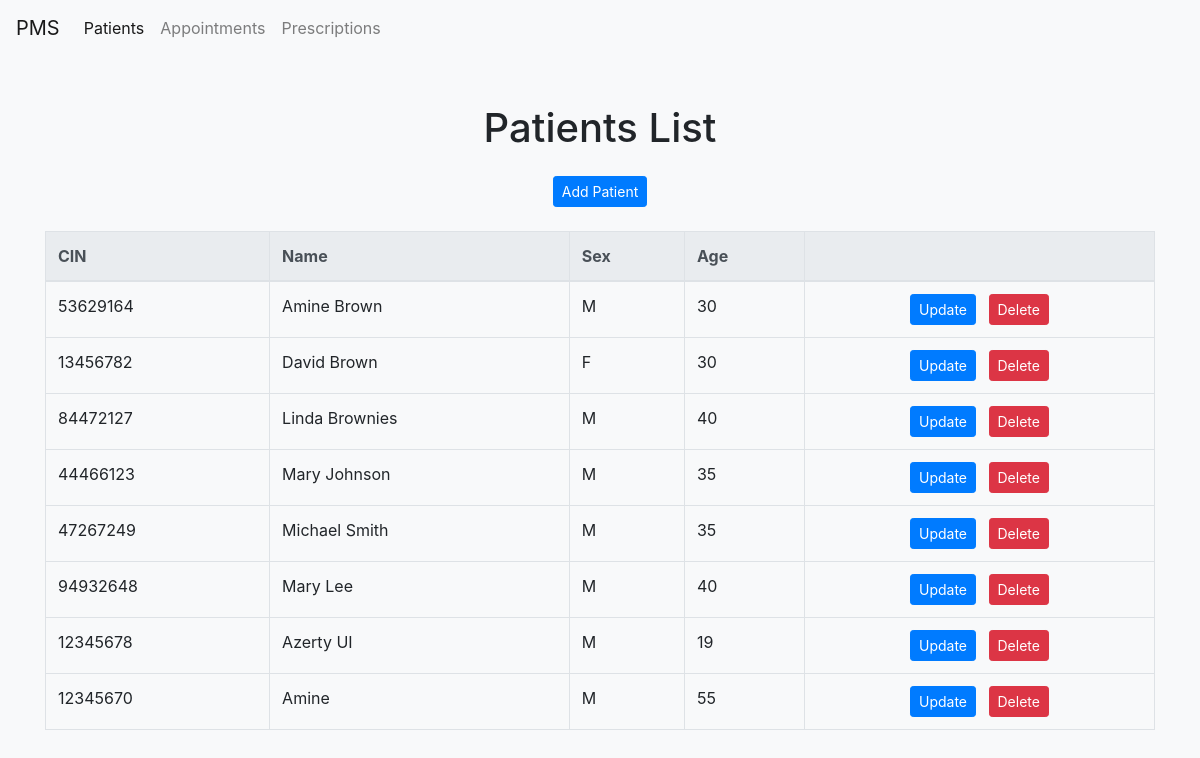
Before: /PMS/patient/ with the older database file.
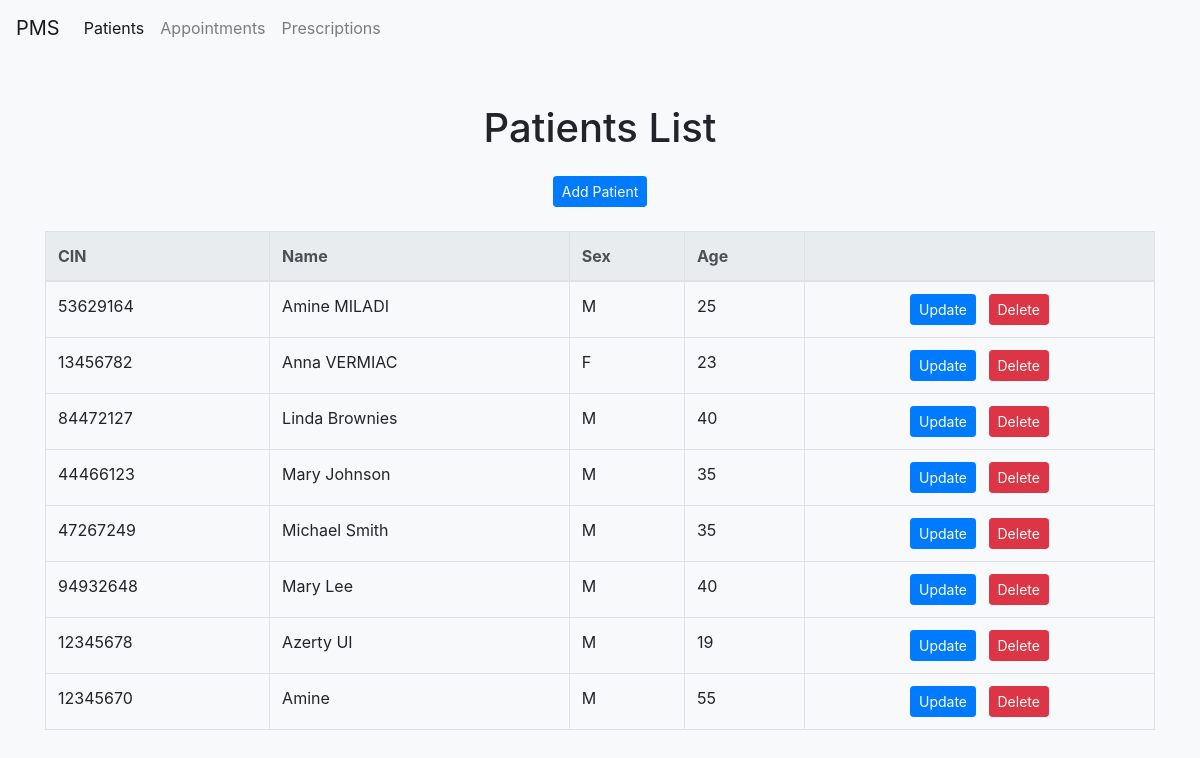
After: the same page with the newer database file.
### PMS/models.py (models this page shows, shortened)
class Patient(models.Model):
    cin = models.CharField(max_length=8, unique=True)
    name = models.CharField(max_length=30)
    sex = models.CharField(max_length=1)
    age = models.IntegerField()

### PMS/views.py (the view)
# urls.py: path("patient/", PatientList.as_view(), name='patient_list'),
class PatientList(View):
    template_name = 'pms/patient/patient_list.html'
    def get(self, request, *args, **kwargs):
        patients = Patient.objects.all()
        return render(request, self.template_name, {'patients': patients})

### PMS/templates/pms/patient/patient_list.html (shortened to what this page needs)
{% extends 'pms/base.html' %}
{% block content %}
    <h1 class="mb-4 text-center">Patients List</h1>
    <div class="text-center mb-4">
        <a href="{% url 'patient_create' %}" class="btn btn-primary btn-sm">Add Patient</a>
    </div>
    <table class="table table-bordered">
        <thead class="thead-light">
            <tr>
                <th scope="col">CIN</th>
                <th scope="col">Name</th>
                <th scope="col">Sex</th>
                <th scope="col">Age</th>
                <th scope="col">&nbsp;</th>
            </tr>
        </thead>
        <tbody>
            {% for patient in patients %}
                <tr>
                    <td>{{ patient.cin }}</td>
                    <td>{{ patient.name }}</td>
                    <td>{{ patient.sex }}</td>
                    <td>{{ patient.age }}</td>
                    <td class="text-center">
                        <a href="{% url 'patient_update' pk=patient.pk %}" class="btn btn-primary btn-sm mr-2">Update</a>
                        <a href="{% url 'patient_delete' pk=patient.pk %}" class="btn btn-danger btn-sm">Delete</a>
                    </td>
                </tr>
            {% endfor %}
        </tbody>
    </table>
{% endblock %}

### PMS/templates/pms/base.html (shortened to what this page needs)
<!DOCTYPE html>
<html lang="en">
<head>
    <link rel="stylesheet" href="https://maxcdn.bootstrapcdn.com/bootstrap/4.5.2/css/bootstrap.min.css">
</head>
<body class="bg-light">
    <nav class="navbar navbar-expand-lg navbar-light bg-light">
        <a class="navbar-brand" href="{% url 'patient_list' %}">PMS</a>
        <div class="collapse navbar-collapse" id="navbarNav">
            <ul class="navbar-nav">
                <li class="nav-item {% if request.resolver_match.url_name == 'patient_list' %}active{% endif %}">
                    <a class="nav-link" href="{% url 'patient_list' %}">Patients</a>
                </li>
                <li class="nav-item {% if request.resolver_match.url_name == 'appointment_list' %}active{% endif %}">
                    <a class="nav-link" href="{% url 'appointment_list' %}">Appointments</a>
                </li>
                <li class="nav-item {% if request.resolver_match.url_name == 'prescription_list' %}active{% endif %}">
                    <a class="nav-link" href="{% url 'prescription_list' %}">Prescriptions</a>
                </li>
            </ul>
        </div>
    </nav>
    <div class="container mt-5">
        {% block content %}{% endblock %}
    </div>
</body>
</html>

Changed rows visible on the page:
changed Patient: name "Amine Brown" → "Amine MILADI"; age "30" → "25"
changed Patient: name "David Brown" → "Anna VERMIAC"; age "30" → "23"
